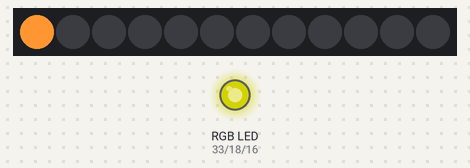
Simulated run of this program. Board: ESP32 board running MicroPython. Shown: 12 RGB LEDs in strip order, left to right, an RGB LED mixed from three pins (HIGH = lit). Dim RGB values are drawn brighter than linear.

Above: at 0.1 s.
At 1.1 s:
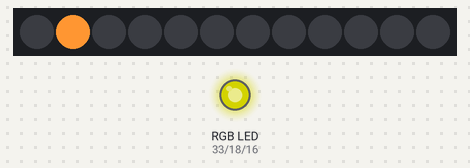
At 2.1 s:
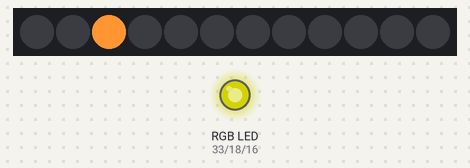
At 5.1 s:
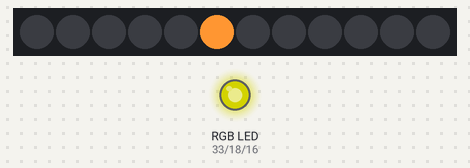
At 8.1 s:
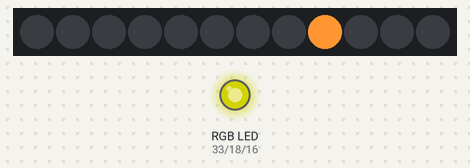
At 11.1 s:
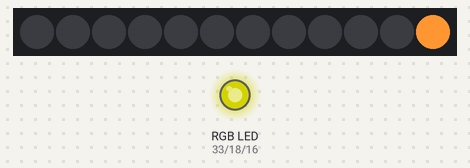

Measured:
- by itself, everything shown: repeats every 12.0 s, in 12 steps
- what the display in image 1 shows lasts 1.0 s, from 1.0 s to 2.0 s

The program:

priklad1.py
```python
from neopixel import NeoPixel
from machine import Pin, PWM, ADC
from time import sleep, sleep_ms

np = NeoPixel(Pin(40),12)
np.fill((0,0,0))
np.write()

red = Pin(33, Pin.OUT)
green = Pin(18, Pin.OUT)
blue = Pin(16, Pin.OUT)

red_pwm = PWM(red,1000)
green_pwm = PWM(green,1000)
blue_pwm = PWM(blue,1000)

photo = ADC(Pin(8, Pin.IN))
photo.width(ADC.WIDTH_13BIT)
photo.atten(ADC.ATTN_11DB)

def setRGB(r,g,b):
    blue_pwm.duty(b)
    red_pwm.duty(r)
    green_pwm.duty(g)

setRGB(500,500,0)

np[6] = (255,0,0)
np.write()

while True:
    for i in range(12):
        np.fill((0,0,0))
        np[i] = (255,150,50)
        np.write()
        sleep(1)
```
